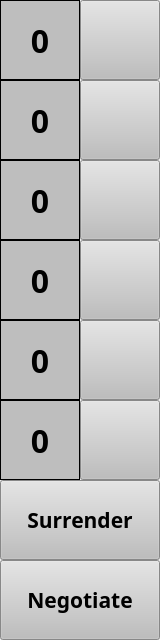
           <widget class="QWidget" name="deadWhites" native="true">
            <property name="minimumSize">
             <size>
              <width>160</width>
              <height>640</height>
             </size>
            </property>
            <property name="maximumSize">
             <size>
              <width>160</width>
              <height>640</height>
             </size>
            </property>
            <layout class="QGridLayout" name="gridLayout_3">
             <property name="leftMargin">
              <number>0</number>
             </property>
             <property name="topMargin">
              <number>0</number>
             </property>
             <property name="rightMargin">
              <number>0</number>
             </property>
             <property name="bottomMargin">
              <number>0</number>
             </property>
             <property name="spacing">
              <number>0</number>
             </property>
             <item row="0" column="0">
              <widget class="QLabel" name="deadWhiteKingLabel">
               <property name="minimumSize">
                <size>
                 <width>80</width>
                 <height>80</height>
                </size>
               </property>
               <property name="maximumSize">
                <size>
                 <width>80</width>
                 <height>80</height>
                </size>
               </property>
               <property name="font">
                <font>
                 <family>微軟正黑體</family>
                 <pointsize>24</pointsize>
                 <weight>75</weight>
                 <bold>true</bold>
                </font>
               </property>
               <property name="styleSheet">
                <string notr="true">background-color:rgb(190,190,190)</string>
               </property>
               <property name="frameShape">
                <enum>QFrame::Box</enum>
               </property>
               <property name="text">
                <string>0</string>
               </property>
               <property name="alignment">
                <set>Qt::AlignCenter</set>
               </property>
              </widget>
             </item>
             <item row="1" column="0">
              <widget class="QLabel" name="deadWhiteQueenLabel">
               <property name="minimumSize">
                <size>
                 <width>80</width>
                 <height>80</height>
                </size>
               </property>
               <property name="maximumSize">
                <size>
                 <width>80</width>
                 <height>80</height>
                </size>
               </property>
               <property name="font">
                <font>
                 <family>微軟正黑體</family>
                 <pointsize>24</pointsize>
                 <weight>75</weight>
                 <bold>true</bold>
                </font>
               </property>
               <property name="styleSheet">
                <string notr="true">background-color:rgb(190,190,190)</string>
               </property>
               <property name="frameShape">
                <enum>QFrame::Box</enum>
               </property>
               <property name="text">
                <string>0</string>
               </property>
               <property name="alignment">
                <set>Qt::AlignCenter</set>
               </property>
              </widget>
             </item>
             <item row="2" column="1">
              <widget class="QPushButton" name="deadWhiteBishop">
               <property name="sizePolicy">
                <sizepolicy hsizetype="Fixed" vsizetype="Fixed">
                 <horstretch>0</horstretch>
                 <verstretch>0</verstretch>
                </sizepolicy>
               </property>
               <property name="minimumSize">
                <size>
                 <width>80</width>
                 <height>80</height>
                </size>
               </property>
               <property name="maximumSize">
                <size>
                 <width>80</width>
                 <height>80</height>
                </size>
               </property>
               <property name="autoFillBackground">
                <bool>false</bool>
               </property>
               <property name="styleSheet">
                <string notr="true">background-color:rgb(190, 190, 190)</string>
               </property>
               <property name="text">
                <string/>
               </property>
               <property name="iconSize">
                <size>
                 <width>80</width>
                 <height>80</height>
                </size>
               </property>
              </widget>
             </item>
             <item row="3" column="0">
              <widget class="QLabel" name="deadWhiteKnightLabel">
               <property name="minimumSize">
                <size>
                 <width>80</width>
                 <height>80</height>
                </size>
               </property>
               <property name="maximumSize">
                <size>
                 <width>80</width>
                 <height>80</height>
                </size>
               </property>
               <property name="font">
                <font>
                 <family>微軟正黑體</family>
                 <pointsize>24</pointsize>
                 <weight>75</weight>
                 <bold>true</bold>
                </font>
               </property>
               <property name="styleSheet">
                <string notr="true">background-color:rgb(190,190,190)</string>
               </property>
               <property name="frameShape">
                <enum>QFrame::Box</enum>
               </property>
               <property name="text">
                <string>0</string>
               </property>
               <property name="alignment">
                <set>Qt::AlignCenter</set>
               </property>
              </widget>
             </item>
             <item row="6" column="0">
              <widget class="QPushButton" name="whiteSurrenderButton">
               <property name="minimumSize">
                <size>
                 <width>160</width>
                 <height>80</height>
                </size>
               </property>
               <property name="maximumSize">
                <size>
                 <width>160</width>
                 <height>80</height>
                </size>
               </property>
               <property name="font">
                <font>
                 <family>微軟正黑體</family>
                 <pointsize>16</pointsize>
                 <weight>75</weight>
                 <bold>true</bold>
                </font>
               </property>
               <property name="styleSheet">
                <string notr="true">background-color:rgb(190,190,190)</string>
               </property>
               <property name="text">
                <string>Surrender</string>
               </property>
              </widget>
             </item>
             <item row="4" column="1">
              <widget class="QPushButton" name="deadWhiteRook">
               <property name="sizePolicy">
                <sizepolicy hsizetype="Fixed" vsizetype="Fixed">
                 <horstretch>0</horstretch>
                 <verstretch>0</verstretch>
                </sizepolicy>
               </property>
               <property name="minimumSize">
                <size>
                 <width>80</width>
                 <height>80</height>
                </size>
               </property>
               <property name="maximumSize">
                <size>
                 <width>80</width>
                 <height>80</height>
                </size>
               </property>
               <property name="autoFillBackground">
                <bool>false</bool>
               </property>
               <property name="styleSheet">
                <string notr="true">background-color:rgb(190, 190, 190)</string>
               </property>
               <property name="text">
                <string/>
               </property>
               <property name="iconSize">
                <size>
                 <width>80</width>
                 <height>80</height>
                </size>
               </property>
              </widget>
             </item>
             <item row="5" column="1">
              <widget class="QPushButton" name="deadWhitePawn">
               <property name="sizePolicy">
                <sizepolicy hsizetype="Fixed" vsizetype="Fixed">
                 <horstretch>0</horstretch>
                 <verstretch>0</verstretch>
                </sizepolicy>
               </property>
               <property name="minimumSize">
                <size>
                 <width>80</width>
                 <height>80</height>
                </size>
               </property>
               <property name="maximumSize">
                <size>
                 <width>80</width>
                 <height>80</height>
                </size>
               </property>
               <property name="autoFillBackground">
                <bool>false</bool>
               </property>
               <property name="styleSheet">
                <string notr="true">background-color:rgb(190, 190, 190)</string>
               </property>
               <property name="text">
                <string/>
               </property>
               <property name="iconSize">
                <size>
                 <width>80</width>
                 <height>80</height>
                </size>
               </property>
              </widget>
             </item>
             <item row="1" column="1">
              <widget class="QPushButton" name="deadWhiteQueen">
               <property name="sizePolicy">
                <sizepolicy hsizetype="Fixed" vsizetype="Fixed">
                 <horstretch>0</horstretch>
                 <verstretch>0</verstretch>
                </sizepolicy>
               </property>
               <property name="minimumSize">
                <size>
                 <width>80</width>
                 <height>80</height>
                </size>
               </property>
               <property name="maximumSize">
                <size>
                 <width>80</width>
                 <height>80</height>
                </size>
               </property>
               <property name="autoFillBackground">
                <bool>false</bool>
               </property>
               <property name="styleSheet">
                <string notr="true">background-color:rgb(190, 190, 190)</string>
               </property>
               <property name="text">
                <string/>
               </property>
               <property name="iconSize">
                <size>
                 <width>80</width>
                 <height>80</height>
                </size>
               </property>
              </widget>
             </item>
             <item row="3" column="1">
              <widget class="QPushButton" name="deadWhiteKnight">
               <property name="sizePolicy">
                <sizepolicy hsizetype="Fixed" vsizetype="Fixed">
                 <horstretch>0</horstretch>
                 <verstretch>0</verstretch>
                </sizepolicy>
               </property>
               <property name="minimumSize">
                <size>
                 <width>80</width>
                 <height>80</height>
                </size>
               </property>
               <property name="maximumSize">
                <size>
                 <width>80</width>
                 <height>80</height>
                </size>
               </property>
               <property name="autoFillBackground">
                <bool>false</bool>
               </property>
               <property name="styleSheet">
                <string notr="true">background-color:rgb(190, 190, 190)</string>
               </property>
               <property name="text">
                <string/>
               </property>
               <property name="iconSize">
                <size>
                 <width>80</width>
                 <height>80</height>
                </size>
               </property>
              </widget>
             </item>
             <item row="2" column="0">
              <widget class="QLabel" name="deadWhiteBishopLabel">
               <property name="minimumSize">
                <size>
                 <width>80</width>
                 <height>80</height>
                </size>
               </property>
               <property name="maximumSize">
                <size>
                 <width>80</width>
                 <height>80</height>
                </size>
               </property>
               <property name="font">
                <font>
                 <family>微軟正黑體</family>
                 <pointsize>24</pointsize>
                 <weight>75</weight>
                 <bold>true</bold>
                </font>
               </property>
               <property name="styleSheet">
                <string notr="true">background-color:rgb(190,190,190)</string>
               </property>
               <property name="frameShape">
                <enum>QFrame::Box</enum>
               </property>
               <property name="text">
                <string>0</string>
               </property>
               <property name="alignment">
                <set>Qt::AlignCenter</set>
               </property>
              </widget>
             </item>
             <item row="5" column="0">
              <widget class="QLabel" name="deadWhitePawnLabel">
               <property name="minimumSize">
                <size>
                 <width>80</width>
                 <height>80</height>
                </size>
               </property>
               <property name="maximumSize">
                <size>
                 <width>80</width>
                 <height>80</height>
                </size>
               </property>
               <property name="font">
                <font>
                 <family>微軟正黑體</family>
                 <pointsize>24</pointsize>
                 <weight>75</weight>
                 <bold>true</bold>
                </font>
               </property>
               <property name="styleSheet">
                <string notr="true">background-color:rgb(190,190,190)</string>
               </property>
               <property name="frameShape">
                <enum>QFrame::Box</enum>
               </property>
               <property name="text">
                <string>0</string>
               </property>
               <property name="alignment">
                <set>Qt::AlignCenter</set>
               </property>
              </widget>
             </item>
             <item row="4" column="0">
              <widget class="QLabel" name="deadWhiteRookLabel">
               <property name="minimumSize">
                <size>
                 <width>80</width>
                 <height>80</height>
                </size>
               </property>
               <property name="maximumSize">
                <size>
                 <width>80</width>
                 <height>80</height>
                </size>
               </property>
               <property name="font">
                <font>
                 <family>微軟正黑體</family>
                 <pointsize>24</pointsize>
                 <weight>75</weight>
                 <bold>true</bold>
                </font>
               </property>
               <property name="styleSheet">
                <string notr="true">background-color:rgb(190,190,190)</string>
               </property>
               <property name="frameShape">
                <enum>QFrame::Box</enum>
               </property>
               <property name="text">
                <string>0</string>
               </property>
               <property name="alignment">
                <set>Qt::AlignCenter</set>
               </property>
              </widget>
             </item>
             <item row="0" column="1">
              <widget class="QPushButton" name="deadWhiteKing">
               <property name="sizePolicy">
                <sizepolicy hsizetype="Fixed" vsizetype="Fixed">
                 <horstretch>0</horstretch>
                 <verstretch>0</verstretch>
                </sizepolicy>
               </property>
               <property name="minimumSize">
                <size>
                 <width>80</width>
                 <height>80</height>
                </size>
               </property>
               <property name="maximumSize">
                <size>
                 <width>80</width>
                 <height>80</height>
                </size>
               </property>
               <property name="autoFillBackground">
                <bool>false</bool>
               </property>
               <property name="styleSheet">
                <string notr="true">background-color:rgb(190, 190, 190)</string>
               </property>
               <property name="text">
                <string/>
               </property>
               <property name="iconSize">
                <size>
                 <width>80</width>
                 <height>80</height>
                </size>
               </property>
              </widget>
             </item>
             <item row="7" column="0">
              <widget class="QPushButton" name="whiteNegotiateButton">
               <property name="minimumSize">
                <size>
                 <width>160</width>
                 <height>80</height>
                </size>
               </property>
               <property name="maximumSize">
                <size>
                 <width>160</width>
                 <height>80</height>
                </size>
               </property>
               <property name="font">
                <font>
                 <family>微軟正黑體</family>
                 <pointsize>16</pointsize>
                 <weight>75</weight>
                 <bold>true</bold>
                </font>
               </property>
               <property name="styleSheet">
                <string notr="true">background-color:rgb(190,190,190)</string>
               </property>
               <property name="text">
                <string>Negotiate</string>
               </property>
              </widget>
             </item>
            </layout>
           </widget>
